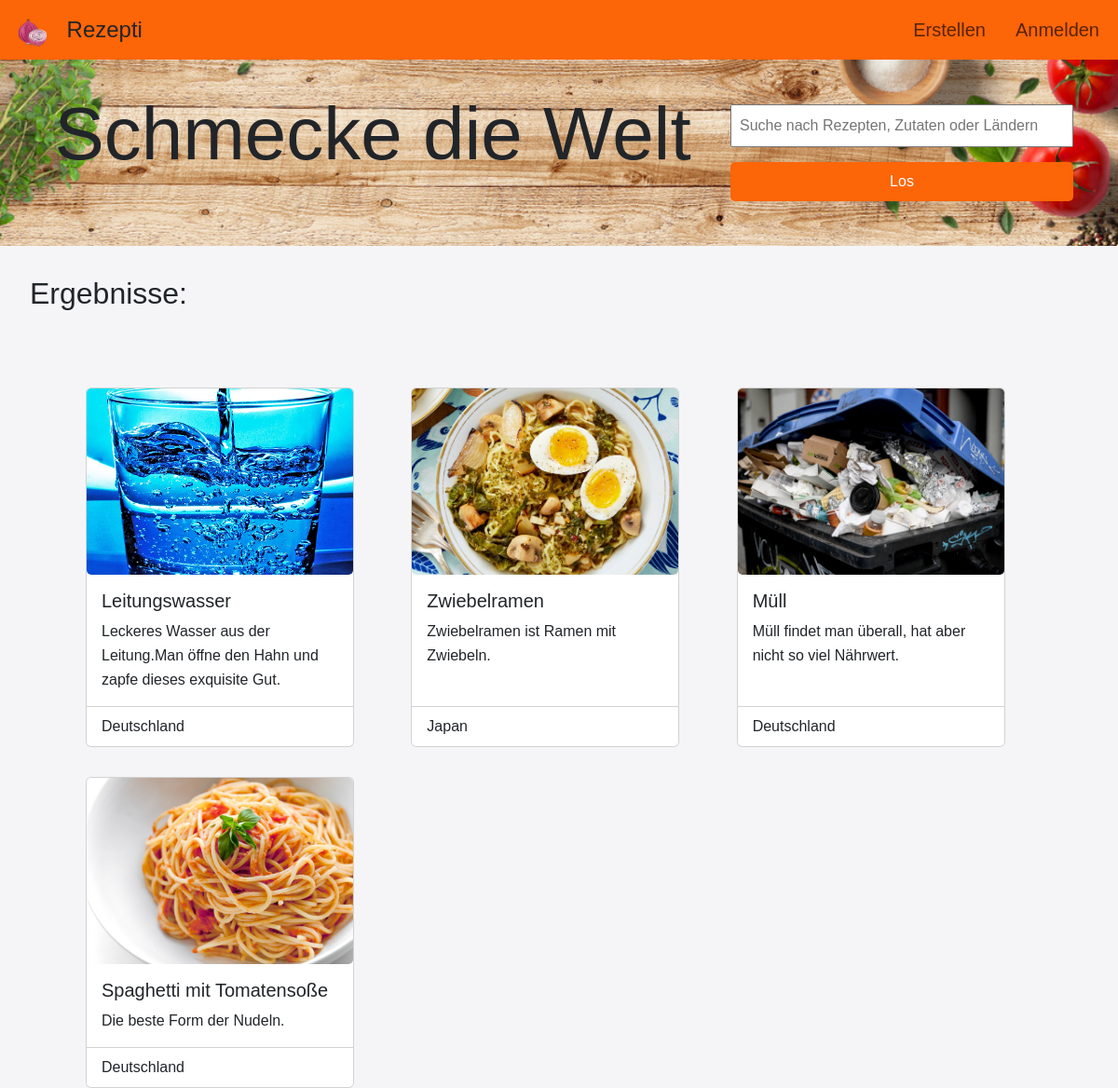
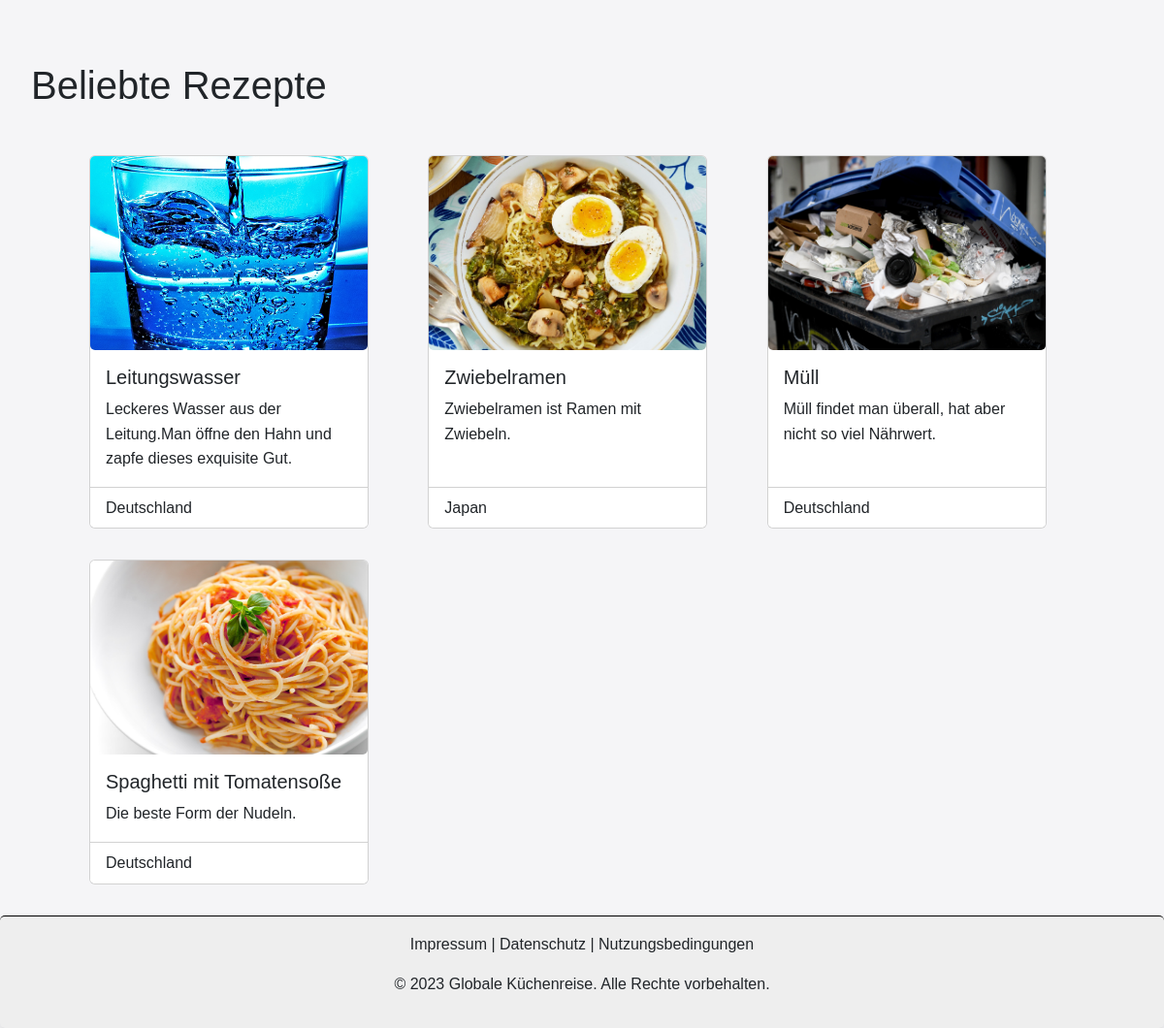
Before: /webdir/search.php with the older database file (2 pictures, top to bottom).
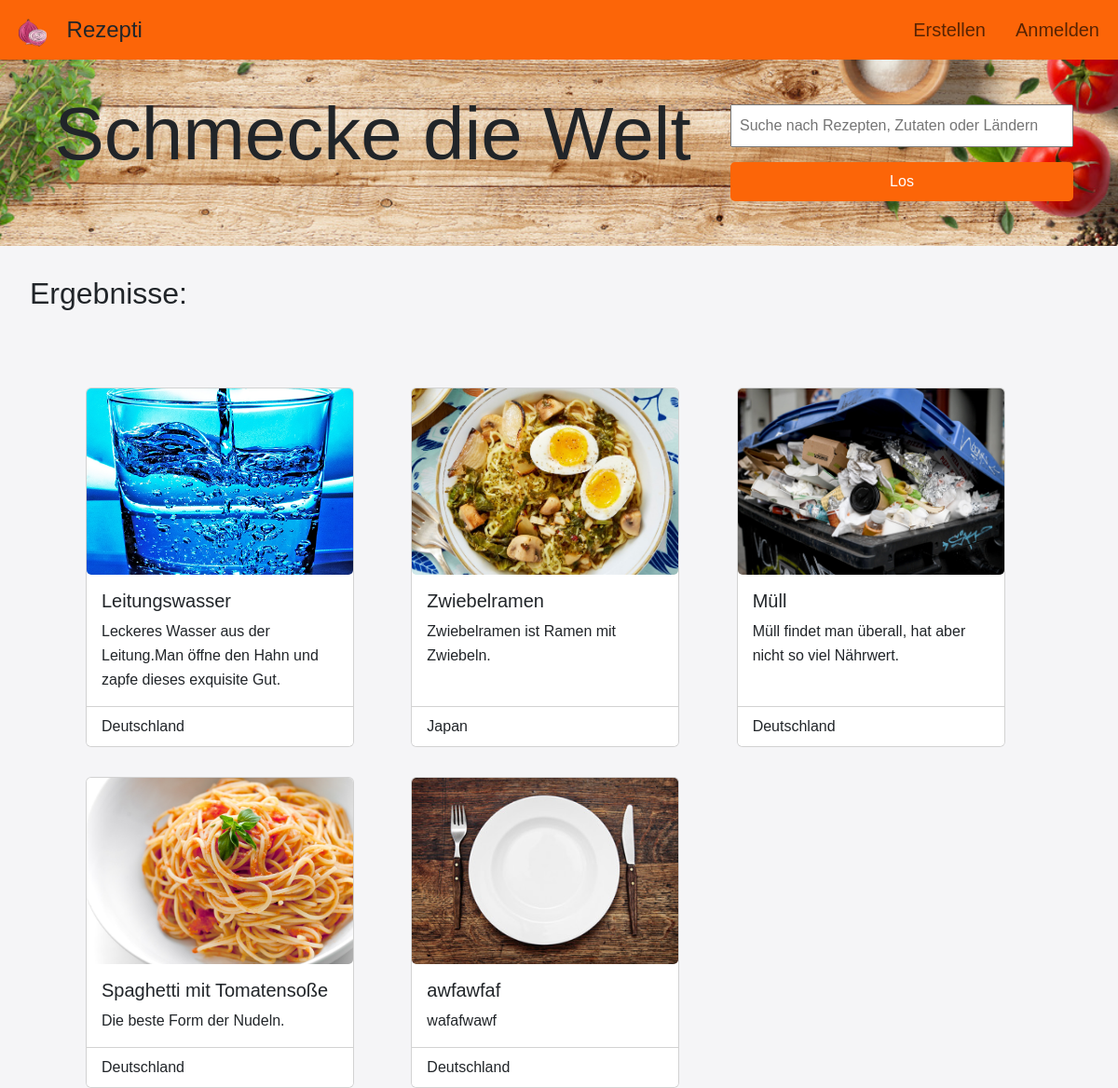
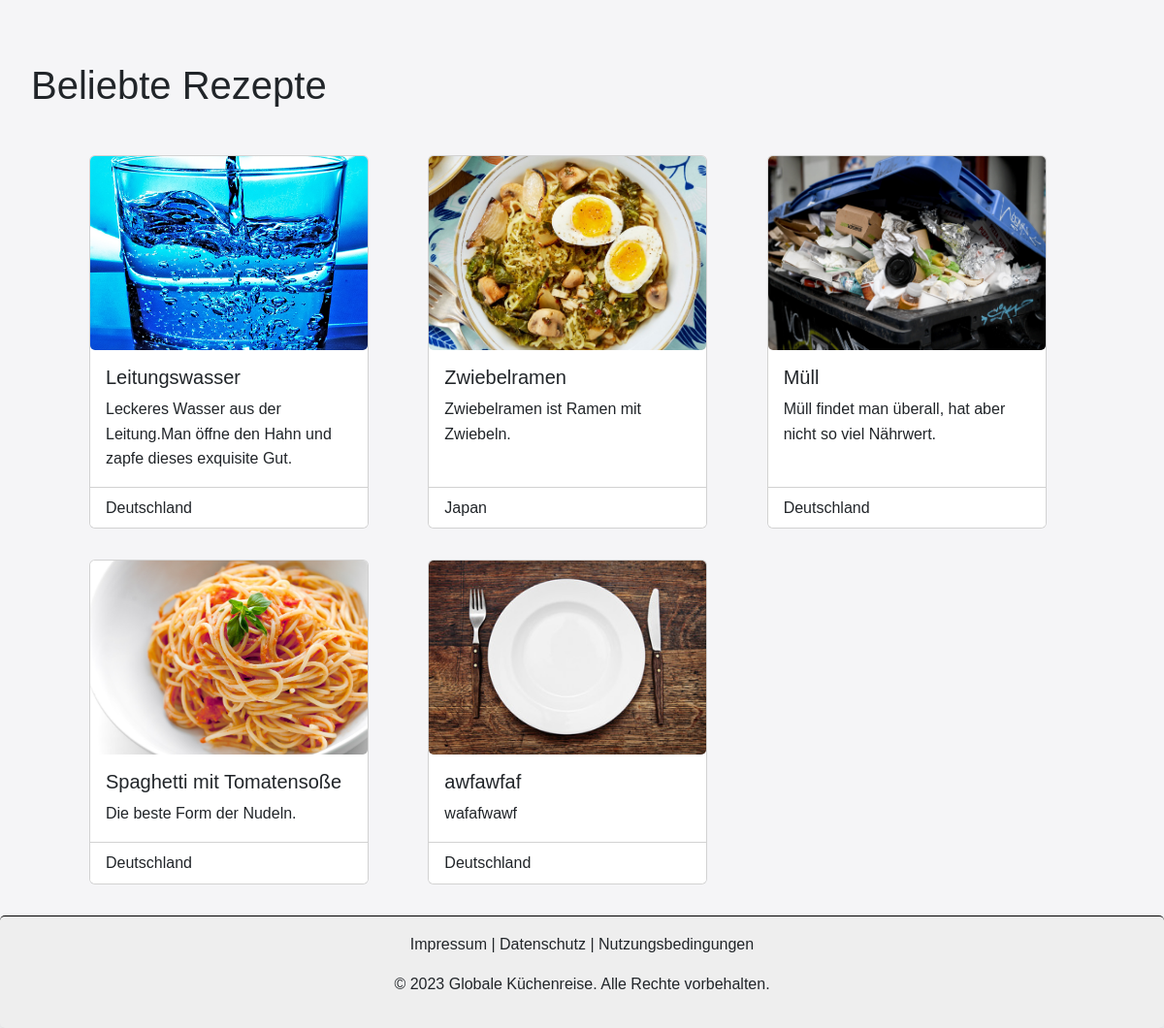
After: the same page with the newer database file (2 pictures, top to bottom).
### tables this page shows
CREATE TABLE `recipie` (
  `title` varchar(40) DEFAULT NULL COMMENT 'title of the recipe',
  `country` int(11) DEFAULT NULL COMMENT 'id of the correspondin country',
  `image_path` varchar(64) DEFAULT NULL COMMENT 'name of the image should be a md5 hex name, we dont keep the original name',
  `description` text DEFAULT NULL COMMENT 'description',
  `id` uuid NOT NULL DEFAULT uuid() COMMENT 'primary key',
  `score` float UNSIGNED NOT NULL DEFAULT 0 COMMENT '"Nutriscore", score of the recipe',
  `slug` varchar(40) NOT NULL DEFAULT uuid() COMMENT 'referer for the detail.php view'
);

CREATE TABLE `country` (
  `ID` int(11) NOT NULL,
  `name` varchar(100) NOT NULL,
  `short_name` varchar(2) NOT NULL
);

### webdir/common.php (called while the page is built, shortened)
<?php
$ini_path = "php.ini";
$ini_array = parse_ini_file($ini_path, true);
class DatabaseConnection {
    public $connection;
    function __construct($ini_array) {
        $this->servername = $ini_array["database"]["servername"];
        $this->username = $ini_array["database"]["username"];
        $this->password = $ini_array["database"]["password"];
        $this->dbname = $ini_array["database"]["dbname"];
        $this->connection = new mysqli(
            $this->servername,
            $this->username,
            $this->password,
            $this->dbname
        );
    }
    function query_database(string $query) {
        $result = $this->connection->query($query);
        return $result;
    }
    function get_country_by_id(int $id) {
        $query = ("SELECT * FROM country WHERE ID = " . $id);
        $result = $this->connection->query($query);
        $return = $result->fetch_all(MYSQLI_ASSOC);
        if ($return) {
            return $return[0];
        }
        else {
            return false;
        }
    }
}
function escape_newlines(string $input) {
    $result = preg_replace("/\r|\n/", "", $input);
    return $result;
}
?>

### webdir/search.php (the view, shortened to what the changed rows need)
<?php
require 'common.php';
?>
<!DOCTYPE html>
<html lang="de">
<head>
    <?php require 'templates/head.php' ?>
</head>
<body>
    <main>
        <?php require 'templates/hero.php'  ?>
        <section class="recipes-cards-section ">
            <h2>Ergebnisse:</h2>
            <br>
<?php
$conn = new DatabaseConnection($ini_array);
if ($_GET['search'] == "") {
    $stmt = $conn-> connection -> prepare("SELECT * FROM recipie");
    $stmt -> execute();
    $result = $stmt -> get_result();
}
$rows = $result->fetch_all(MYSQLI_ASSOC);
if ($rows) {
    echo '
            <div class="container-fluid">
                <div class="recipe-grid container-fluid px-5 mt-5" id="featured-recipies-grid">
';
    foreach ($rows as $row) {
        if ($row['image_path'] === null) {
            echo '
            <a href=' . $row['slug'] . '>
            <div class="card" style="width: 18rem;">
              <div>
                  <img src="img/icons/empty_plate.jpg" class="card-img-top card-img" alt="thumbnail">
              </div>
              <div class="card-body">
                <h5 class="card-title">' . htmlspecialchars($row['title'], ENT_QUOTES, 'UTF-8') . '</h5>
                <p class="card-text">' . htmlspecialchars(escape_newlines($row['description'], ENT_QUOTES, 'UTF-8')) . '</p>
              </div>
              <ul class="list-group list-group-flush">
                  <li class="list-group-item">' . $conn->get_country_by_id($row['country'])['name'] . '</li>
              </ul>
            </div>
            </a>';
        }
        else {
            echo '
            <a href=/detail.php?recipie=' . $row['slug'] . '>
            <div class="card" style="width: 18rem;">
              <div>
                  <img src="img/useruploads/' . $row['image_path'] . '" class="card-img-top card-img" alt="thumbnail">
              </div>
              <div class="card-body">
                <h5 class="card-title">' . htmlspecialchars($row['title'], ENT_QUOTES, 'UTF-8') . '</h5>
                <p class="card-text">' . htmlspecialchars(escape_newlines($row['description'], ENT_QUOTES, 'UTF-8')) . '</p>
              </div>
              <ul class="list-group list-group-flush">
                  <li class="list-group-item">' . $conn->get_country_by_id($row['country'])['name'] . '</li>
              </ul>
            </div>
            </a>';
        }
    }
    echo '</div></div>';
}
else {
    echo "<h1 class=\"h1\">Keine Rezepte für '" . htmlspecialchars($_GET['search'], ENT_QUOTES, 'UTF-8') . "' gefunden.</h1>";
}
?>
        </section>
        <?php require 'templates/featured-recipies.php'  ?>
    </main>
</body>
</html>

### webdir/templates/featured-recipies.php (shortened to what the changed rows need)
<section class="recipes-cards-section justify-content-center">
    <div class="container-fluid">
        <div class="recipe-grid container-fluid px-5 mt-5" id="featured-recipies-grid">
            <?php
                $conn = new DatabaseConnection($ini_array);
                $result = $conn->query_database("SELECT * FROM recipie");
                $rows = $result->fetch_all(MYSQLI_ASSOC);
                foreach ($rows as $row) {
                    if ($row['image_path'] === null) {
                        echo '
                        <a href=' . $row['slug'] . '>
                        <div class="card" style="width: 18rem;">
                          <div>
                              <img src="img/icons/empty_plate.jpg" class="card-img-top card-img" alt="thumbnail">
                          </div>
                          <div class="card-body">
                            <h5 class="card-title">' . htmlspecialchars($row['title'], ENT_QUOTES, 'UTF-8') . '</h5>
                            <p class="card-text">' . htmlspecialchars(escape_newlines($row['description'], ENT_QUOTES, 'UTF-8')) . '</p>
                          </div>
                          <ul class="list-group list-group-flush">
                              <li class="list-group-item">' . $conn->get_country_by_id($row['country'])['name'] . '</li>
                          </ul>
                        </div>
                        </a>';
                    }
                    else {
                        echo '
                        <a href=/detail.php?recipie=' . $row['slug'] . '>
                        <div class="card" style="width: 18rem;">
                          <div>
                              <img src="img/useruploads/' . $row['image_path'] . '" class="card-img-top card-img" alt="thumbnail">
                          </div>
                          <div class="card-body">
                            <h5 class="card-title">' . htmlspecialchars($row['title'], ENT_QUOTES, 'UTF-8') . '</h5>
                            <p class="card-text">' . htmlspecialchars(escape_newlines($row['description'], ENT_QUOTES, 'UTF-8')) . '</p>
                          </div>
                          <ul class="list-group list-group-flush">
                              <li class="list-group-item">' . $conn->get_country_by_id($row['country'])['name'] . '</li>
                          </ul>
                        </div>
                        </a>';
                    }
                }
            ?>
        </div>
    </div>
</section>

Changed rows visible on the page:
added recipie: title "awfawfaf", description "wafafwawf", country.name "Deutschland"
